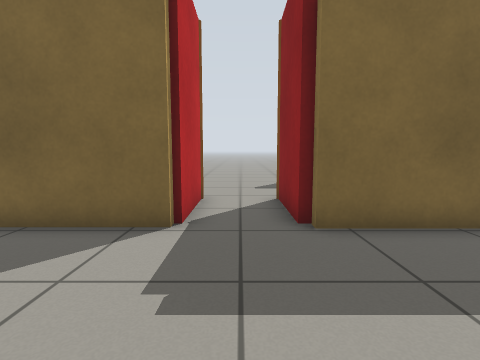
[1] (above)

20 first-person views from a walk through a robot-simulator world made for Gazebo. The camera is 0.72 m above the floor, tilts 6° down and sees 80° across. The floor is counted in squares, 0.5 m on a side. Each view is taken from the middle of a square. On the plan, view 1 faces up. The plan holds only what a view shows up to about 14 squares ahead; the rest is blank.

[2]
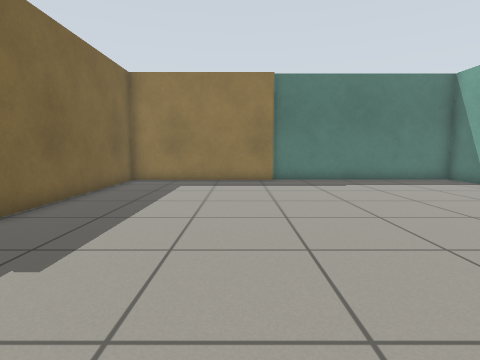

[3]
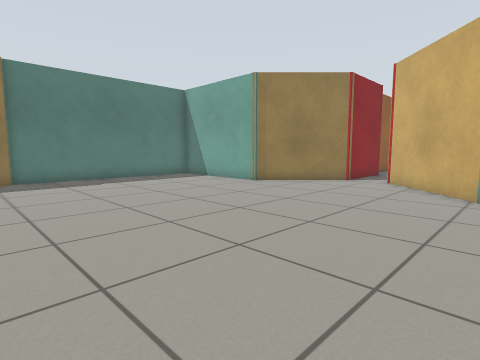

[4]
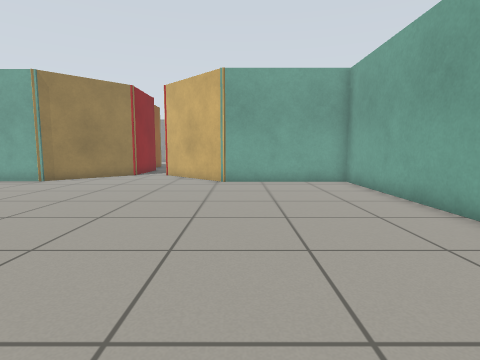

[5]
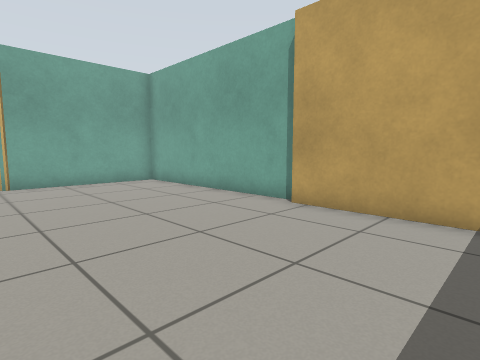

[6]
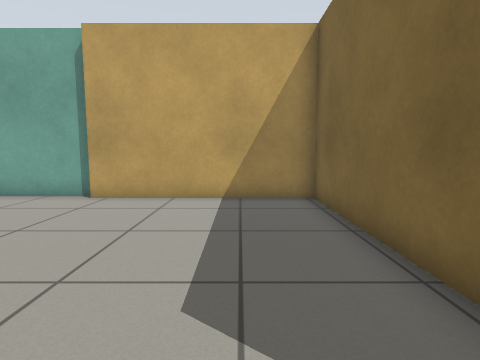

[7]
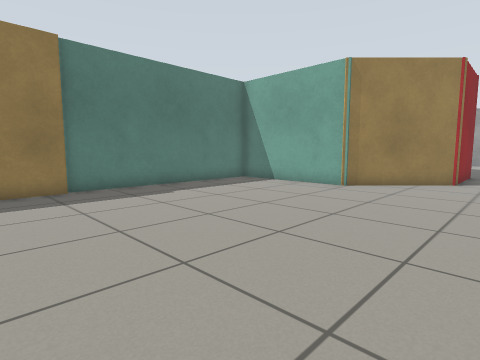

[8]
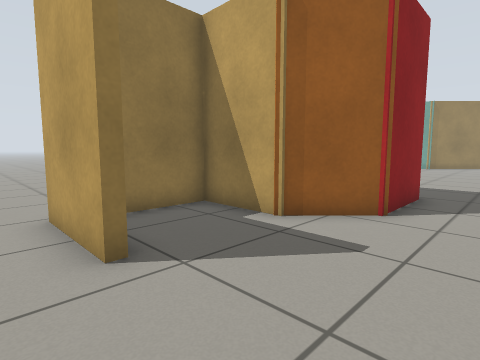

[9]
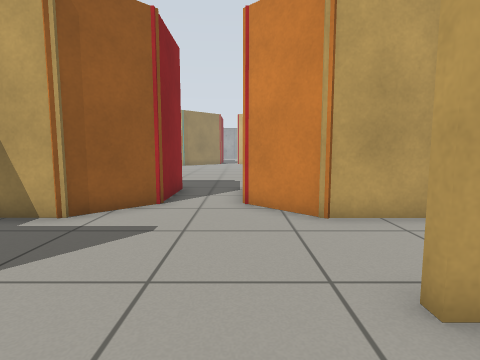

[10]
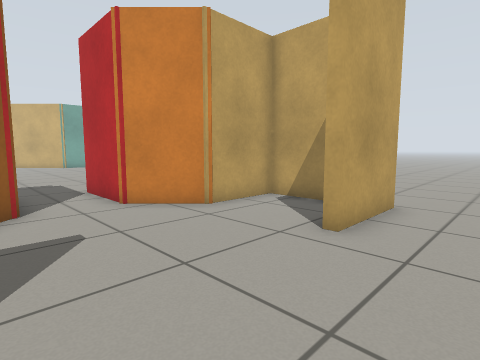

[11]
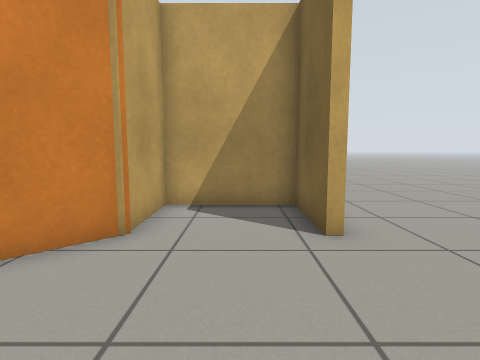

[12]
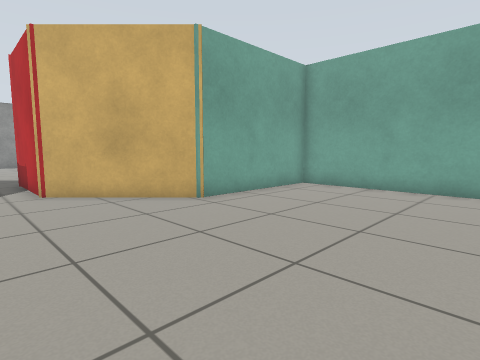

[13]
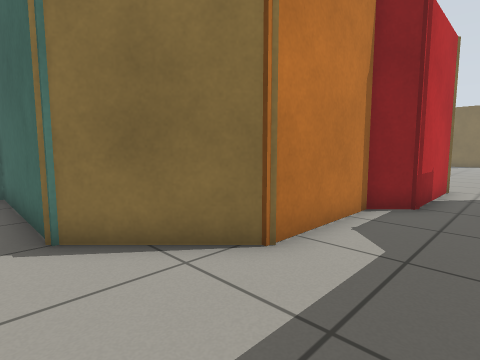

[14]
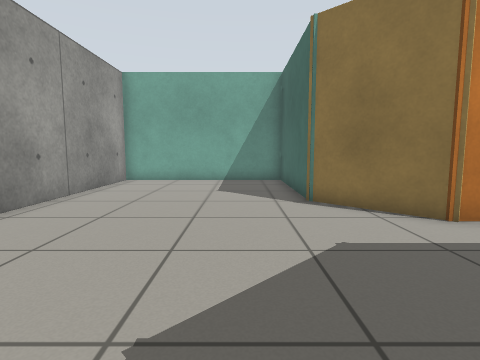

[15]
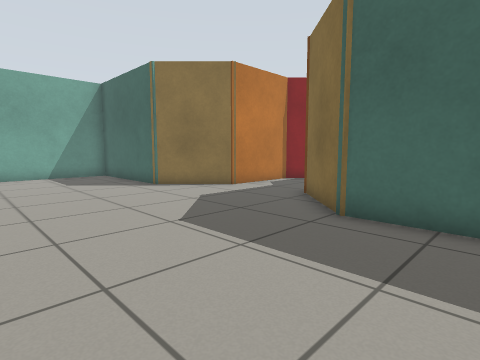

[16]
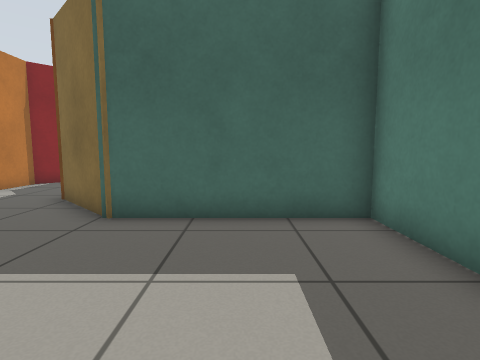

[17]
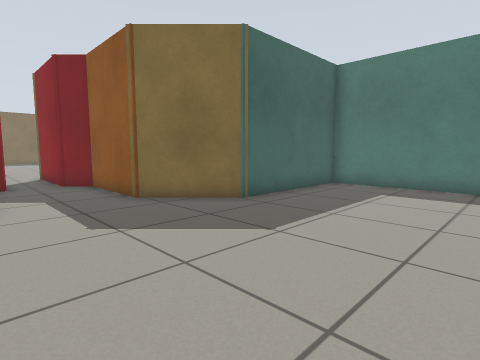

[18]
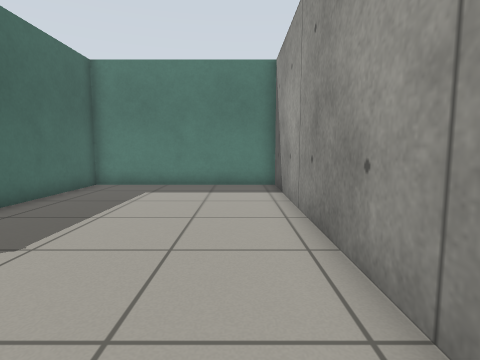

[19]
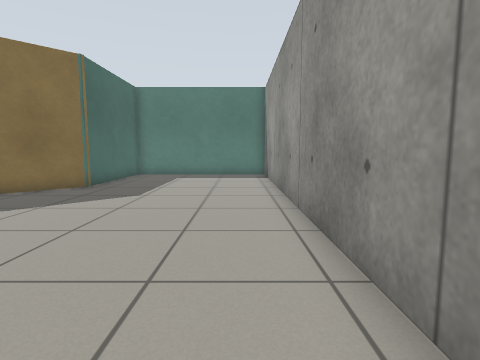

[20]
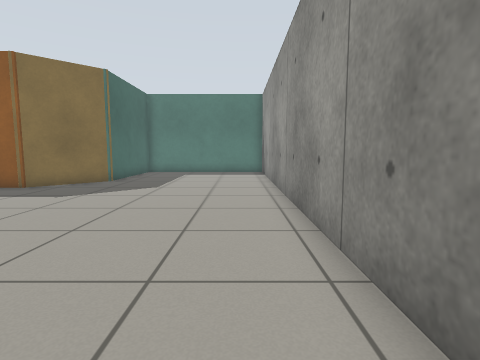

### Floor plan
Ten units are one square. View 1 is at (0, 0); x grows to the right and y downward. Boxes are objects, and circles mark ways between rooms. Rooms are numbered by the first view taken in them; rooms with no view inside come last. Other rooms are left out.
<svg viewBox="-103 -155 206 474">
<path fill="none" stroke="#000" d="M14 -50 14 -55M96 16 96 -52 11 -52 11 -84M-98 16 -98 99 -42 99 -8 133M10 133 42 101 98 101 98 15M-11 -84 -11 -52 -95 -52 -95 15M-57 -137 -27 -137 -27 -135M26 -137 58 -137M11 -84 28 -100 54 -100 54 -124M-27 -135 -54 -135 -54 -100 -28 -100 -11 -84M-8 133 -8 171 -17 180 -17 217 -40 240 -95 240 -95 314 98 314 98 240 42 240 18 217 18 180 10 171 10 133"/>
<circle cx="0" cy="-80" r="3" fill="#2a7"/>
<circle cx="0" cy="120" r="3" fill="#2a7"/>
<circle cx="0" cy="-135" r="3" fill="#2a7"/>
<text x="0" y="30">1</text>
<text x="-70" y="-120">2</text>
<text x="0" y="-110">3</text>
<text x="0" y="260">4</text>
</svg>
Room 1 opens to room 3. Room 1 opens to room 4. Room 2 opens to room 3.

Where each view was taken, in squares from view 1:
view 1: 0 up, 0 right, facing up
view 2: 0 up, 4 left, facing right
view 3: 0 up, 5 left, facing down-right
view 4: 3 up, 5 left, facing down
view 5: 3 up, 3 left, facing down-left
view 6: 3 up, 1 left, facing left
view 7: 1 up, 1 left, facing down-right
view 8: 15 up, 1 left, facing down-right
view 9: 16 up, 1 left, facing down
view 10: 16 up, 2 right, facing down-left
view 11: 12 up, 2 right, facing left
view 12: 3 down, 1 right, facing down-left
view 13: 25 down, 1 right, facing up-left
view 14: 26 down, 4 right, facing left
view 15: 30 down, 7 right, facing up-left
view 16: 30 down, 7 right, facing up
view 17: 30 down, 2 left, facing up-right
view 18: 30 down, 2 left, facing right
view 19: 30 down, 7 left, facing right
view 20: 30 down, 9 left, facing right
